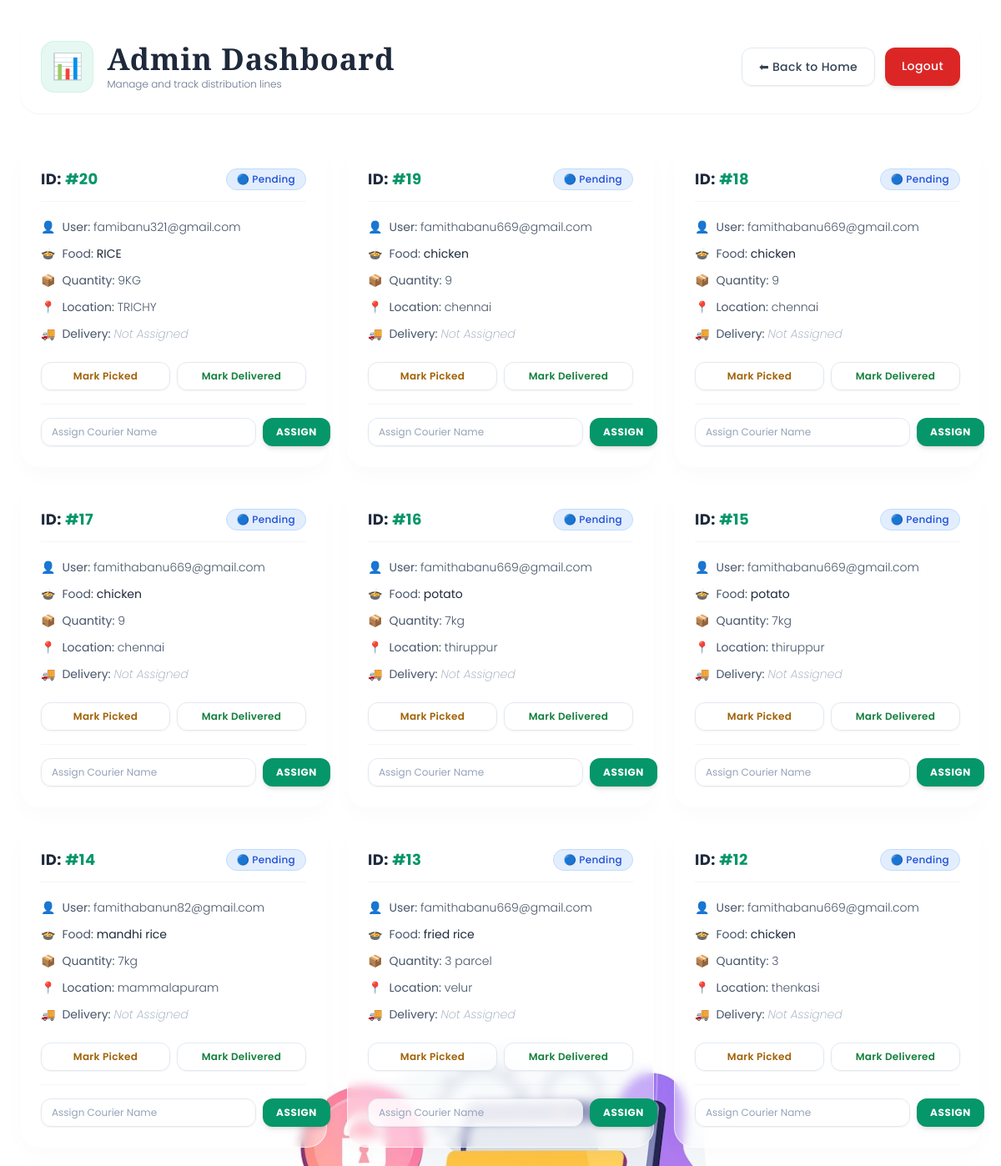
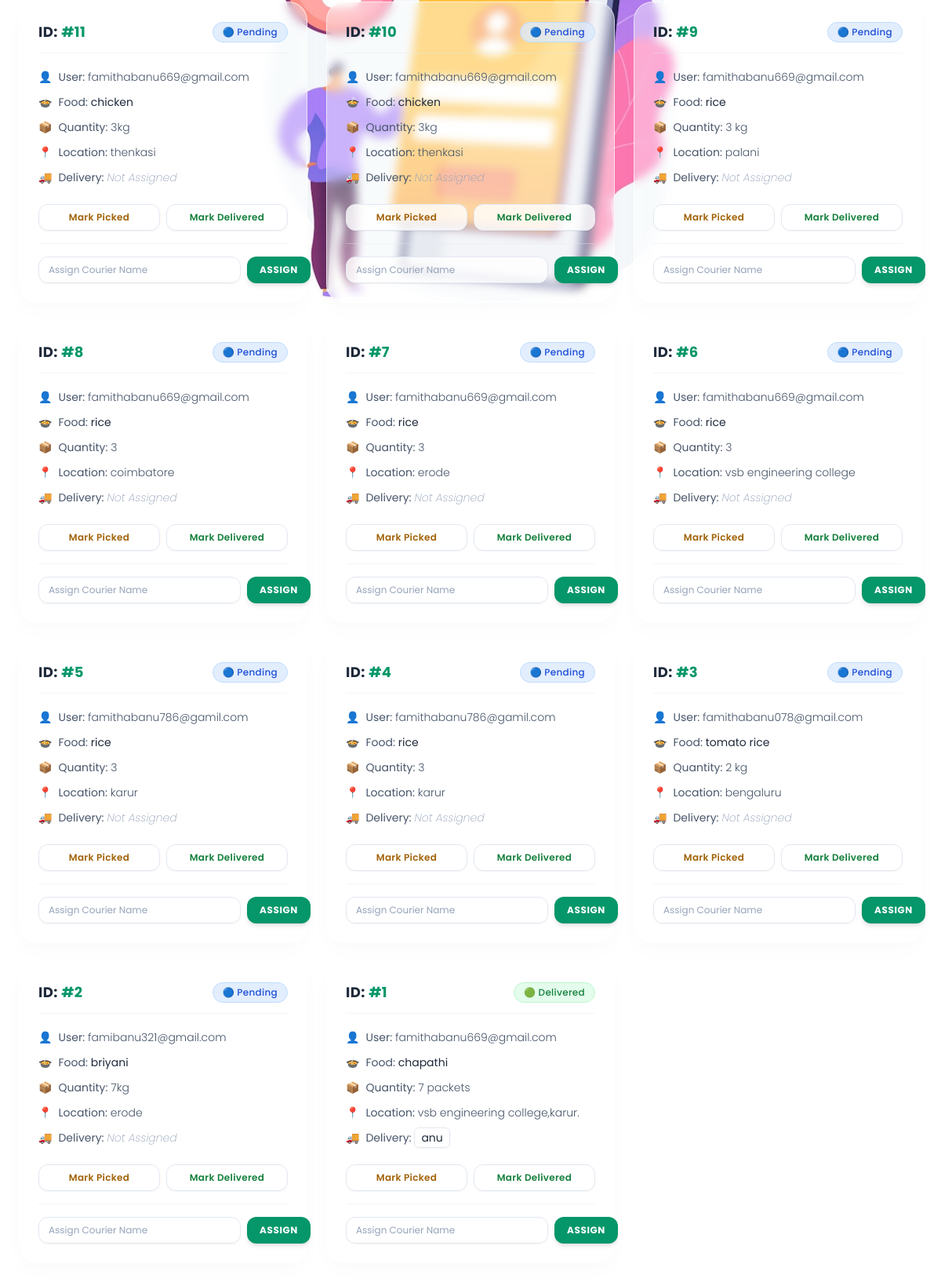
/admin_dashboard (signed in), run on the app's committed database (2 pictures, top to bottom).
### tables this page shows
CREATE TABLE donations(
        id INTEGER PRIMARY KEY AUTOINCREMENT,
        user_email TEXT,
        food_name TEXT,
        quantity TEXT,
        location TEXT,
        status TEXT DEFAULT 'Pending',
        delivery_boy TEXT DEFAULT ''
    );

### app.py (the view)
@app.route("/admin_dashboard")
def admin_dashboard():
    if "admin" not in session:
        return redirect(url_for("admin_login"))
    conn = sqlite3.connect(DB)
    cur = conn.cursor()
    cur.execute("SELECT * FROM donations ORDER BY id DESC")
    donations = cur.fetchall()
    conn.close()
    return render_template(
        "admin_dashboard.html",
        donations=donations
    )

### templates/admin_dashboard.html (shortened to what this page needs)
<!DOCTYPE html>
<html lang="en">
<head>
    <script src="https://cdn.tailwindcss.com"></script>
</head>
<body class="min-h-screen p-6 relative overflow-x-hidden bg-center bg-no-repeat bg-fixed bg-white"
      style="background-image: url('/static/1000130063.jpg'); background-size: 700px;">
    <div class="relative z-10 max-w-7xl mx-auto">
        <div class="flex flex-col md:flex-row justify-between items-center mb-10 bg-white/40 backdrop-blur-[6px] border border-white/60 p-6 rounded-3xl shadow-sm">
            <div class="flex items-center gap-4">
                <div class="bg-emerald-500/10 p-3 rounded-2xl border border-emerald-500/10 text-3xl">
                    📊
                </div>
                <div>
                    <h1 class="serif-title text-4xl text-slate-800 font-bold tracking-wide">
                        Admin Dashboard
                    </h1>
                    <p class="text-xs text-slate-500 font-light mt-0.5">Manage and track distribution lines</p>
                </div>
            </div>
            <div class="mt-4 md:mt-0 flex gap-3">
                <a href="{{ url_for('home') }}"
                   class="bg-white/80 text-slate-700 border border-slate-200 font-medium px-5 py-3 rounded-xl hover:bg-white transition duration-200 text-sm tracking-wide shadow-sm">
                    ⬅ Back to Home
                </a>
                <a href="{{ url_for('logout') }}"
                   class="bg-red-600 text-white font-medium px-5 py-3 rounded-xl hover:bg-red-700 transition duration-200 text-sm tracking-wide shadow-md">
                    Logout
                </a>
            </div>
        </div>
        <div class="grid grid-cols-1 md:grid-cols-2 lg:grid-cols-3 gap-6">
            {% for d in donations %}
            <div class="bg-white/40 backdrop-blur-[6px] border border-white/60 rounded-3xl shadow-[0_10px_25px_rgba(0,0,0,0.02)] p-6 flex flex-col justify-between hover:border-emerald-500/40 transition-all duration-300">
                <div>
                    <div class="flex justify-between items-center mb-5 border-b border-slate-200/40 pb-3">
                        <h2 class="text-lg font-bold text-slate-800 tracking-wide">
                            ID: <span class="text-emerald-600">#{{ d[0] }}</span>
                        </h2>
                        {% if d[5] == "Delivered" %}
                            <span class="bg-green-100/80 text-green-700 border border-green-200 px-3 py-1 rounded-full text-xs font-medium tracking-wide">
                                🟢 {{ d[5] }}
                            </span>
                        {% elif d[5] == "Picked" %}
                            <span class="bg-yellow-100/80 text-yellow-700 border border-yellow-200 px-3 py-1 rounded-full text-xs font-medium tracking-wide">
                                🟡 {{ d[5] }}
                            </span>
                        {% else %}
                            <span class="bg-blue-100/80 text-blue-700 border border-blue-200 px-3 py-1 rounded-full text-xs font-medium tracking-wide">
                                🔵 {{ d[5] }}
                            </span>
                        {% endif %}
                    </div>
                    <div class="space-y-3 text-sm text-slate-600 font-light">
                        <p class="flex items-center gap-2">
                            <span>👤</span> <span><strong>User:</strong> {{ d[1] }}</span>
                        </p>
                        <p class="flex items-center gap-2">
                            <span>🍲</span> <span><strong>Food:</strong> <span class="font-normal text-slate-800">{{ d[2] }}</span></span>
                        </p>
                        <p class="flex items-center gap-2">
                            <span>📦</span> <span><strong>Quantity:</strong> {{ d[3] }}</span>
                        </p>
                        <p class="flex items-center gap-2">
                            <span>📍</span> <span><strong>Location:</strong> {{ d[4] }}</span>
                        </p>
                        <p class="flex items-center gap-2">
                            <span>🚚</span> <span><strong>Delivery:</strong>
                                {% if d[6] %}
                                    <span class="bg-white/80 px-2 py-0.5 rounded-md font-normal text-slate-800 border border-slate-200 shadow-sm">{{ d[6] }}</span>
                                {% else %}
                                    <span class="text-slate-400 italic font-extralight">Not Assigned</span>
                                {% endif %}
                            </span>
                        </p>
                    </div>
                </div>
                <div>
                    <div class="flex gap-2 mt-6">
                        <a href="/update_status/{{ d[0] }}/Picked"
                           class="flex-1 text-center bg-white/80 hover:bg-yellow-50 text-yellow-700 border border-slate-200 py-2 rounded-xl text-xs font-semibold tracking-wide active:scale-95 transition-all duration-200 shadow-sm">
                            Mark Picked
                        </a>
                        <a href="/update_status/{{ d[0] }}/Delivered"
                           class="flex-1 text-center bg-white/80 hover:bg-green-50 text-green-700 border border-slate-200 py-2 rounded-xl text-xs font-semibold tracking-wide active:scale-95 transition-all duration-200 shadow-sm">
                            Mark Delivered
                        </a>
                    </div>
                    <form action="/assign_delivery/{{ d[0] }}"
                          method="POST"
                          class="flex gap-2 mt-4 pt-4 border-t border-slate-200/40">
                        <input type="text"
                               name="delivery_boy"
                               placeholder="Assign Courier Name"
                               required
                               class="flex-1 bg-white/80 border border-slate-200 rounded-xl px-3 py-2 text-xs text-slate-800 placeholder-slate-400 focus:outline-none focus:border-emerald-500 focus:ring-1 focus:ring-emerald-500/20 transition duration-200 shadow-sm">
                        <button type="submit"
                                class="bg-emerald-600 hover:bg-emerald-500 text-white font-bold text-xs px-4 rounded-xl active:scale-95 transition-all duration-200 uppercase tracking-wider shadow-md">
                            Assign
                        </button>
                    </form>
                </div>
            </div>
            {% else %}
            <div class="col-span-1 md:col-span-2 lg:col-span-3 text-center py-12 bg-white/40 backdrop-blur-[6px] border border-white/60 rounded-3xl p-8">
                <p class="text-slate-500 font-light">No donation records currently active inside the database.</p>
            </div>
            {% endfor %}
        </div>
    </div>
</body>
</html>

### templates/admin_dashboard.html (style rules this page uses)
body { font-family: 'Poppins', sans-serif; }
.serif-title { font-family: 'Cormorant Garamond', serif; }

### data on the page
donations: id "20", status "Pending", user_email "famibanu321@gmail.com", food_name "RICE", quantity "9KG", location "TRICHY", delivery_boy "Not Assigned"
donations: id "19", status "Pending", user_email "famithabanu669@gmail.com", food_name "chicken", quantity "9", location "chennai", delivery_boy "Not Assigned"
donations: id "18", status "Pending", user_email "famithabanu669@gmail.com", food_name "chicken", quantity "9", location "chennai", delivery_boy "Not Assigned"
donations: id "17", status "Pending", user_email "famithabanu669@gmail.com", food_name "chicken", quantity "9", location "chennai", delivery_boy "Not Assigned"
donations: id "16", status "Pending", user_email "famithabanu669@gmail.com", food_name "potato", quantity "7kg", location "thiruppur", delivery_boy "Not Assigned"
donations: id "15", status "Pending", user_email "famithabanu669@gmail.com", food_name "potato", quantity "7kg", location "thiruppur", delivery_boy "Not Assigned"
donations: id "14", status "Pending", user_email "famithabanun82@gmail.com", food_name "mandhi rice", quantity "7kg", location "mammalapuram", delivery_boy "Not Assigned"
donations: id "13", status "Pending", user_email "famithabanu669@gmail.com", food_name "fried rice", quantity "3 parcel", location "velur", delivery_boy "Not Assigned"
donations: id "12", status "Pending", user_email "famithabanu669@gmail.com", food_name "chicken", quantity "3", location "thenkasi", delivery_boy "Not Assigned"
donations: id "11", status "Pending", user_email "famithabanu669@gmail.com", food_name "chicken", quantity "3kg", location "thenkasi", delivery_boy "Not Assigned"
donations: id "10", status "Pending", user_email "famithabanu669@gmail.com", food_name "chicken", quantity "3kg", location "thenkasi", delivery_boy "Not Assigned"
donations: id "9", status "Pending", user_email "famithabanu669@gmail.com", food_name "rice", quantity "3 kg", location "palani", delivery_boy "Not Assigned"
donations: id "8", status "Pending", user_email "famithabanu669@gmail.com", food_name "rice", quantity "3", location "coimbatore", delivery_boy "Not Assigned"
donations: id "7", status "Pending", user_email "famithabanu669@gmail.com", food_name "rice", quantity "3", location "erode", delivery_boy "Not Assigned"
donations: id "6", status "Pending", user_email "famithabanu669@gmail.com", food_name "rice", quantity "3", location "vsb engineering college", delivery_boy "Not Assigned"
donations: id "5", status "Pending", user_email "famithabanu786@gamil.com", food_name "rice", quantity "3", location "karur", delivery_boy "Not Assigned"
donations: id "4", status "Pending", user_email "famithabanu786@gamil.com", food_name "rice", quantity "3", location "karur", delivery_boy "Not Assigned"
donations: id "3", status "Pending", user_email "famithabanu078@gmail.com", food_name "tomato rice", quantity "2 kg", location "bengaluru", delivery_boy "Not Assigned"
donations: id "2", status "Pending", user_email "famibanu321@gmail.com", food_name "briyani", quantity "7kg", location "erode", delivery_boy "Not Assigned"
donations: id "1", status "Delivered", user_email "famithabanu669@gmail.com", food_name "chapathi", quantity "7 packets", location "vsb engineering college,karur.", delivery_boy "anu"
